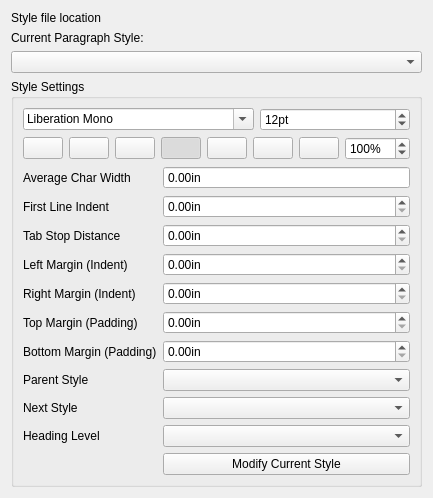
       <widget class="QWidget" name="styling_pane">
        <property name="geometry">
         <rect>
          <x>0</x>
          <y>0</y>
          <width>363</width>
          <height>472</height>
         </rect>
        </property>
        <property name="toolTip">
         <string>Set style for current paragraph or load styles for export</string>
        </property>
        <attribute name="icon">
         <iconset resource="resources/resources.qrc">
          <normaloff>:/edit-style.png</normaloff>:/edit-style.png</iconset>
        </attribute>
        <attribute name="label">
         <string>Styling</string>
        </attribute>
        <layout class="QVBoxLayout" name="verticalLayout_11">
         <item>
          <widget class="QLabel" name="style_file_path">
           <property name="toolTip">
            <string>Name of current style file</string>
           </property>
           <property name="text">
            <string>Style file location</string>
           </property>
          </widget>
         </item>
         <item>
          <widget class="QLabel" name="label_3">
           <property name="text">
            <string>Current Paragraph Style:</string>
           </property>
          </widget>
         </item>
         <item>
          <widget class="QComboBox" name="style_selector">
           <property name="focusPolicy">
            <enum>Qt::NoFocus</enum>
           </property>
          </widget>
         </item>
         <item>
          <widget class="QGroupBox" name="groupBox_4">
           <property name="title">
            <string>Style Settings</string>
           </property>
           <layout class="QVBoxLayout" name="verticalLayout_20">
            <item>
             <layout class="QHBoxLayout" name="horizontalLayout_12">
              <item>
               <widget class="QFontComboBox" name="blockFont">
                <property name="focusPolicy">
                 <enum>Qt::ClickFocus</enum>
                </property>
                <property name="currentFont">
                 <font>
                  <family>Courier New</family>
                  <pointsize>12</pointsize>
                 </font>
                </property>
               </widget>
              </item>
              <item>
               <widget class="QSpinBox" name="blockFontSize">
                <property name="focusPolicy">
                 <enum>Qt::ClickFocus</enum>
                </property>
                <property name="suffix">
                 <string>pt</string>
                </property>
                <property name="value">
                 <number>12</number>
                </property>
               </widget>
              </item>
             </layout>
            </item>
            <item>
             <layout class="QHBoxLayout" name="horizontalLayout_15">
              <item>
               <widget class="QPushButton" name="blockFontBold">
                <property name="focusPolicy">
                 <enum>Qt::NoFocus</enum>
                </property>
                <property name="toolTip">
                 <string>Set text italic for style</string>
                </property>
                <property name="text">
                 <string/>
                </property>
                <property name="icon">
                 <iconset resource="resources/resources.qrc">
                  <normaloff>:/edit-bold.png</normaloff>:/edit-bold.png</iconset>
                </property>
                <property name="checkable">
                 <bool>true</bool>
                </property>
               </widget>
              </item>
              <item>
               <widget class="QPushButton" name="blockFontItalic">
                <property name="focusPolicy">
                 <enum>Qt::NoFocus</enum>
                </property>
                <property name="toolTip">
                 <string>Set text italicized for style</string>
                </property>
                <property name="text">
                 <string/>
                </property>
                <property name="icon">
                 <iconset resource="resources/resources.qrc">
                  <normaloff>:/edit-italic.png</normaloff>:/edit-italic.png</iconset>
                </property>
                <property name="checkable">
                 <bool>true</bool>
                </property>
               </widget>
              </item>
              <item>
               <widget class="QPushButton" name="blockFontUnderline">
                <property name="focusPolicy">
                 <enum>Qt::NoFocus</enum>
                </property>
                <property name="toolTip">
                 <string>Set text underlined for style</string>
                </property>
                <property name="text">
                 <string/>
                </property>
                <property name="icon">
                 <iconset resource="resources/resources.qrc">
                  <normaloff>:/edit-underline.png</normaloff>:/edit-underline.png</iconset>
                </property>
                <property name="checkable">
                 <bool>true</bool>
                </property>
               </widget>
              </item>
              <item>
               <widget class="QPushButton" name="blockLeftAlign">
                <property name="focusPolicy">
                 <enum>Qt::NoFocus</enum>
                </property>
                <property name="toolTip">
                 <string>Set alignment left for style</string>
                </property>
                <property name="text">
                 <string/>
                </property>
                <property name="icon">
                 <iconset resource="resources/resources.qrc">
                  <normaloff>:/edit-alignment.png</normaloff>:/edit-alignment.png</iconset>
                </property>
                <property name="checkable">
                 <bool>true</bool>
                </property>
                <property name="checked">
                 <bool>true</bool>
                </property>
                <attribute name="buttonGroup">
                 <string notr="true">blockAlignment</string>
                </attribute>
               </widget>
              </item>
              <item>
               <widget class="QPushButton" name="blockCenterAlign">
                <property name="focusPolicy">
                 <enum>Qt::NoFocus</enum>
                </property>
                <property name="toolTip">
                 <string>Set alignment center for style</string>
                </property>
                <property name="text">
                 <string/>
                </property>
                <property name="icon">
                 <iconset resource="resources/resources.qrc">
                  <normaloff>:/edit-alignment-center.png</normaloff>:/edit-alignment-center.png</iconset>
                </property>
                <property name="checkable">
                 <bool>true</bool>
                </property>
                <attribute name="buttonGroup">
                 <string notr="true">blockAlignment</string>
                </attribute>
               </widget>
              </item>
              <item>
               <widget class="QPushButton" name="blockRightAlign">
                <property name="focusPolicy">
                 <enum>Qt::NoFocus</enum>
                </property>
                <property name="toolTip">
                 <string>Set alignment right for style</string>
                </property>
                <property name="text">
                 <string/>
                </property>
                <property name="icon">
                 <iconset resource="resources/resources.qrc">
                  <normaloff>:/edit-alignment-right.png</normaloff>:/edit-alignment-right.png</iconset>
                </property>
                <property name="checkable">
                 <bool>true</bool>
                </property>
                <attribute name="buttonGroup">
                 <string notr="true">blockAlignment</string>
                </attribute>
               </widget>
              </item>
              <item>
               <widget class="QPushButton" name="blockJustify">
                <property name="focusPolicy">
                 <enum>Qt::NoFocus</enum>
                </property>
                <property name="toolTip">
                 <string>Set alignment justified for style</string>
                </property>
                <property name="text">
                 <string/>
                </property>
                <property name="icon">
                 <iconset resource="resources/resources.qrc">
                  <normaloff>:/edit-alignment-justify-distribute.png</normaloff>:/edit-alignment-justify-distribute.png</iconset>
                </property>
                <property name="checkable">
                 <bool>true</bool>
                </property>
                <attribute name="buttonGroup">
                 <string notr="true">blockAlignment</string>
                </attribute>
               </widget>
              </item>
              <item>
               <widget class="QSpinBox" name="blockLineSpace">
                <property name="focusPolicy">
                 <enum>Qt::NoFocus</enum>
                </property>
                <property name="toolTip">
                 <string>Set line spacing as proportion of font height 
(ie 200% for double space)</string>
                </property>
                <property name="suffix">
                 <string>%</string>
                </property>
                <property name="maximum">
                 <number>1000</number>
                </property>
                <property name="value">
                 <number>100</number>
                </property>
               </widget>
              </item>
              <item>
               <spacer name="horizontalSpacer_2">
                <property name="orientation">
                 <enum>Qt::Horizontal</enum>
                </property>
                <property name="sizeHint" stdset="0">
                 <size>
                  <width>40</width>
                  <height>20</height>
                 </size>
                </property>
               </spacer>
              </item>
             </layout>
            </item>
            <item>
             <layout class="QFormLayout" name="formLayout_4">
              <item row="0" column="0">
               <widget class="QLabel" name="label_30">
                <property name="text">
                 <string>Average Char Width </string>
                </property>
               </widget>
              </item>
              <item row="0" column="1">
               <widget class="QDoubleSpinBox" name="fontspaceInInch">
                <property name="focusPolicy">
                 <enum>Qt::ClickFocus</enum>
                </property>
                <property name="toolTip">
                 <string>Average character width of font, use this to estimate indent 
and margin positions. Less accurate with proportional fonts.</string>
                </property>
                <property name="readOnly">
                 <bool>true</bool>
                </property>
                <property name="buttonSymbols">
                 <enum>QAbstractSpinBox::NoButtons</enum>
                </property>
                <property name="suffix">
                 <string>in</string>
                </property>
               </widget>
              </item>
              <item row="1" column="0">
               <widget class="QLabel" name="label_28">
                <property name="text">
                 <string>First Line Indent</string>
                </property>
               </widget>
              </item>
              <item row="1" column="1">
               <widget class="QDoubleSpinBox" name="blockTextIndent">
                <property name="focusPolicy">
                 <enum>Qt::ClickFocus</enum>
                </property>
                <property name="toolTip">
                 <string>Specify text indent in inches relative to page margin</string>
                </property>
                <property name="suffix">
                 <string>in</string>
                </property>
                <property name="minimum">
                 <double>0.000000000000000</double>
                </property>
                <property name="singleStep">
                 <double>0.050000000000000</double>
                </property>
               </widget>
              </item>
              <item row="2" column="0">
               <widget class="QLabel" name="label_29">
                <property name="text">
                 <string>Tab Stop Distance</string>
                </property>
               </widget>
              </item>
              <item row="2" column="1">
               <widget class="QDoubleSpinBox" name="blockTabStop">
                <property name="focusPolicy">
                 <enum>Qt::ClickFocus</enum>
                </property>
                <property name="toolTip">
                 <string>Specify position of tab stop</string>
                </property>
                <property name="suffix">
                 <string>in</string>
                </property>
                <property name="singleStep">
                 <double>0.050000000000000</double>
                </property>
               </widget>
              </item>
              <item row="3" column="0">
               <widget class="QLabel" name="label_24">
                <property name="text">
                 <string>Left Margin (Indent)</string>
                </property>
               </widget>
              </item>
              <item row="3" column="1">
               <widget class="QDoubleSpinBox" name="blockLeftMargin">
                <property name="focusPolicy">
                 <enum>Qt::ClickFocus</enum>
                </property>
                <property name="toolTip">
                 <string>Specify paragraph margin relative to left page margin</string>
                </property>
                <property name="suffix">
                 <string>in</string>
                </property>
                <property name="minimum">
                 <double>0.000000000000000</double>
                </property>
                <property name="singleStep">
                 <double>0.050000000000000</double>
                </property>
               </widget>
              </item>
              <item row="4" column="0">
               <widget class="QLabel" name="label_25">
                <property name="text">
                 <string>Right Margin (Indent)</string>
                </property>
               </widget>
              </item>
              <item row="4" column="1">
               <widget class="QDoubleSpinBox" name="blockRightMargin">
                <property name="focusPolicy">
                 <enum>Qt::ClickFocus</enum>
                </property>
                <property name="toolTip">
                 <string>Specify right margin relative to right page margin</string>
                </property>
                <property name="suffix">
                 <string>in</string>
                </property>
                <property name="minimum">
                 <double>0.000000000000000</double>
                </property>
                <property name="singleStep">
                 <double>0.050000000000000</double>
                </property>
               </widget>
              </item>
              <item row="5" column="0">
               <widget class="QLabel" name="label_26">
                <property name="text">
                 <string>Top Margin (Padding)</string>
                </property>
               </widget>
              </item>
              <item row="5" column="1">
               <widget class="QDoubleSpinBox" name="blockTopMargin">
                <property name="focusPolicy">
                 <enum>Qt::ClickFocus</enum>
                </property>
                <property name="toolTip">
                 <string>Specify padding for top of paragraph</string>
                </property>
                <property name="suffix">
                 <string>in</string>
                </property>
                <property name="minimum">
                 <double>0.000000000000000</double>
                </property>
                <property name="singleStep">
                 <double>0.050000000000000</double>
                </property>
               </widget>
              </item>
              <item row="6" column="0">
               <widget class="QLabel" name="label_27">
                <property name="text">
                 <string>Bottom Margin (Padding)</string>
                </property>
               </widget>
              </item>
              <item row="6" column="1">
               <widget class="QDoubleSpinBox" name="blockBottomMargin">
                <property name="focusPolicy">
                 <enum>Qt::ClickFocus</enum>
                </property>
                <property name="toolTip">
                 <string>Specify padding for bottom of paragraph</string>
                </property>
                <property name="readOnly">
                 <bool>false</bool>
                </property>
                <property name="suffix">
                 <string>in</string>
                </property>
                <property name="singleStep">
                 <double>0.050000000000000</double>
                </property>
               </widget>
              </item>
              <item row="7" column="0">
               <widget class="QLabel" name="label_31">
                <property name="text">
                 <string>Parent Style</string>
                </property>
               </widget>
              </item>
              <item row="7" column="1">
               <widget class="QComboBox" name="blockParentStyle">
                <property name="focusPolicy">
                 <enum>Qt::NoFocus</enum>
                </property>
                <property name="toolTip">
                 <string>Select parent style for style</string>
                </property>
               </widget>
              </item>
              <item row="8" column="0">
               <widget class="QLabel" name="label_32">
                <property name="text">
                 <string>Next Style</string>
                </property>
               </widget>
              </item>
              <item row="8" column="1">
               <widget class="QComboBox" name="blockNextStyle">
                <property name="focusPolicy">
                 <enum>Qt::NoFocus</enum>
                </property>
                <property name="toolTip">
                 <string>Select style of next paragraph</string>
                </property>
               </widget>
              </item>
              <item row="9" column="0">
               <widget class="QLabel" name="label_33">
                <property name="text">
                 <string>Heading Level</string>
                </property>
               </widget>
              </item>
              <item row="9" column="1">
               <widget class="QComboBox" name="blockHeadingLevel">
                <property name="enabled">
                 <bool>true</bool>
                </property>
                <property name="focusPolicy">
                 <enum>Qt::NoFocus</enum>
                </property>
                <property name="toolTip">
                 <string>Specify heading level of style</string>
                </property>
                <item>
                 <property name="text">
                  <string/>
                 </property>
                </item>
                <item>
                 <property name="text">
                  <string>1</string>
                 </property>
                </item>
                <item>
                 <property name="text">
                  <string>2</string>
                 </property>
                </item>
                <item>
                 <property name="text">
                  <string>3</string>
                 </property>
                </item>
                <item>
                 <property name="text">
                  <string>4</string>
                 </property>
                </item>
                <item>
                 <property name="text">
                  <string>5</string>
                 </property>
                </item>
                <item>
                 <property name="text">
                  <string>6</string>
                 </property>
                </item>
                <item>
                 <property name="text">
                  <string>7</string>
                 </property>
                </item>
                <item>
                 <property name="text">
                  <string>8</string>
                 </property>
                </item>
                <item>
                 <property name="text">
                  <string>9</string>
                 </property>
                </item>
                <item>
                 <property name="text">
                  <string>10</string>
                 </property>
                </item>
               </widget>
              </item>
              <item row="10" column="1">
               <widget class="QPushButton" name="editCurrentStyle">
                <property name="focusPolicy">
                 <enum>Qt::NoFocus</enum>
                </property>
                <property name="text">
                 <string>Modify Current Style</string>
                </property>
               </widget>
              </item>
             </layout>
            </item>
            <item>
             <spacer name="verticalSpacer_5">
              <property name="orientation">
               <enum>Qt::Vertical</enum>
              </property>
              <property name="sizeHint" stdset="0">
               <size>
                <width>20</width>
                <height>40</height>
               </size>
              </property>
             </spacer>
            </item>
           </layout>
          </widget>
         </item>
         <item>
          <spacer name="verticalSpacer_3">
           <property name="orientation">
            <enum>Qt::Vertical</enum>
           </property>
           <property name="sizeHint" stdset="0">
            <size>
             <width>20</width>
             <height>40</height>
            </size>
           </property>
          </spacer>
         </item>
        </layout>
       </widget>
